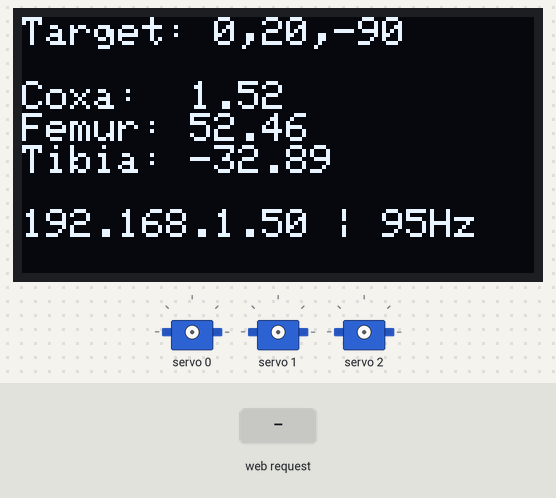
Simulated run of this program. Board: ESP32. Parts: 128×64 one-colour display, 3 × servo. The test bench sets the inputs (shaded band). WiFi joins after 1.5 s; servers stay silent unless stated; what the program prints to the serial monitor is not drawn.

Above: at 2.7 s.
2.8 s: HTTP request GET /set?x=1&y=1&z=1 received
At 5.4 s:
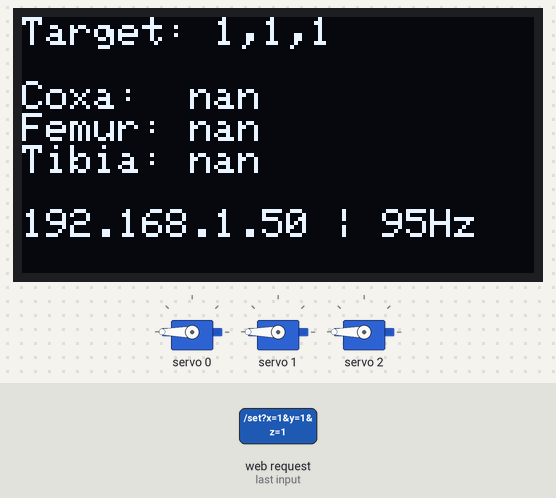
5.8 s: HTTP request GET /set?y=120 received
At 7.4 s:
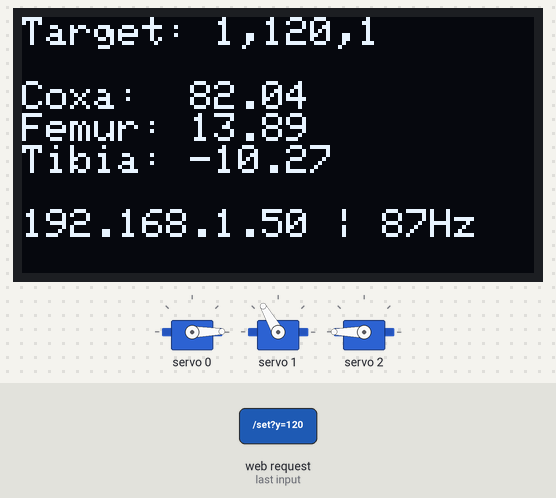
8.2 s: HTTP request GET /set?x=120 received
At 10.2 s:
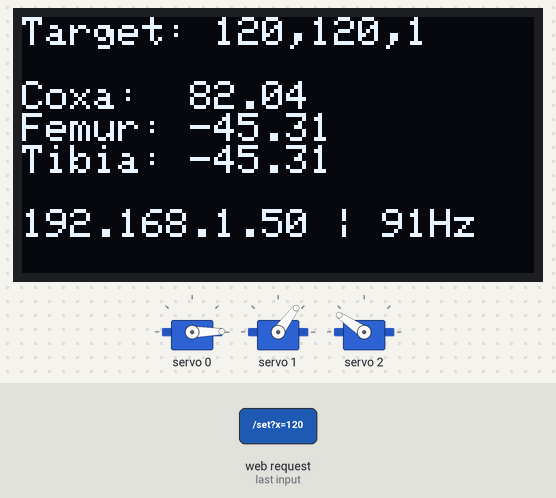
11.2 s: HTTP request GET /set?x=true received
At 11.67 s:
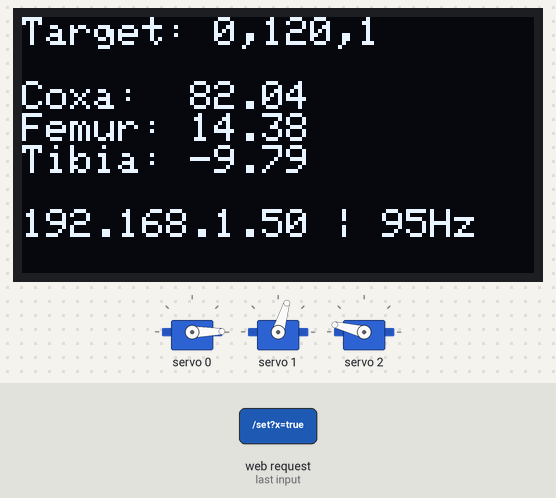
13.3 s: HTTP request GET /set?y=true received
At 15.3 s:
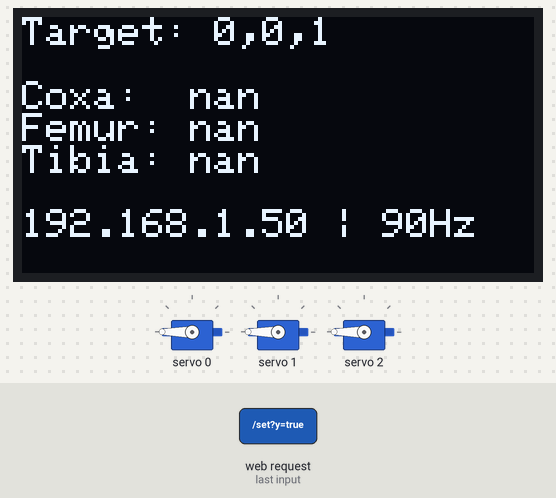
15.6 s: HTTP request GET /set?z=120 received
At 16.26 s:
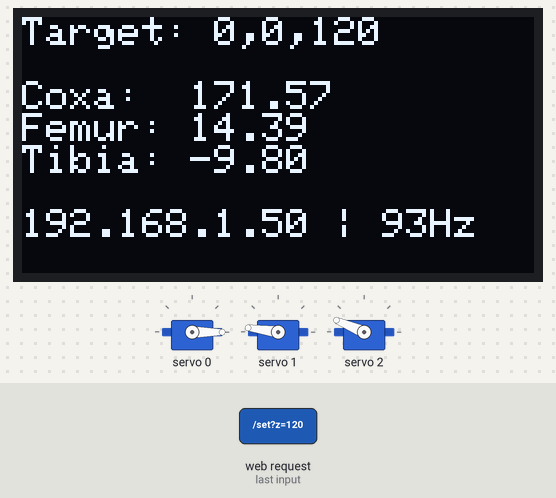
Timing chart, 0 to 18.2 s (numbered marks = the images above; inputs shaded):
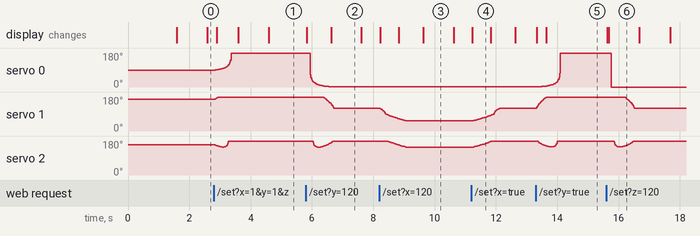

Measured:
- after the input at 2.8 s, servo 0: moves from 90° to 180° over 0.52 s, starting after 0.05 s; servo 1: 167° → 180° after 0.05 s; the display: changes after 0.10 s (image 1)
- after the input at 5.8 s, servo 0: moves from 180° to 1° over 0.68 s, starting after 0.15 s; servo 1: moves from 180° to 120° over 0.33 s, starting after 0.59 s; the display: first changes at once (image 2 shows a later state)
- after the input at 8.2 s, servo 1: moves from 120° to 53° over 0.88 s, starting at once; servo 2: moves from 180° to 146° over 0.64 s, starting after 0.27 s; the display: first changes at once (image 3 shows a later state)
- after the input at 11.2 s, servo 1: moves from 53° to 121° over 0.90 s, starting at once; servo 2: moves from 146° to 180° over 0.65 s, starting at once; the display: changes at once (image 4)
- after the input at 13.3 s, servo 0: moves from 1° to 180° over 0.70 s, starting after 0.10 s; servo 1: moves from 121° to 180° over 0.33 s, starting at once; the display: first changes at once (image 5 shows a later state)
- after the input at 15.6 s, servo 0: 180° → 0° after 0.16 s; servo 1: moves from 180° to 121° over 0.31 s, starting after 0.61 s; the display: first changes at once (image 6 shows a later state)
- what the display in image 2 shows lasts 1.0 s, from 6.6 s to 7.6 s

The program:

main.cpp
```cpp
#pragma region INCLUDES
#include <Adafruit_GFX.h>
#include <Adafruit_PWMServoDriver.h>
#include <Adafruit_SSD1306.h>
#include <Arduino.h>
#include <WebServer.h>
#include <WiFi.h>
#include <Wire.h>
#include <math.h>

#include "index_html.h"
#pragma endregion

#pragma region 1. HARDWARE &NETWORK CONFIGURATION

// WiFi settings
const char *ssid = "corp-wifi";
const char *password = "1nf1ni8m@InF0r";
WebServer server(80);

// PWM Motor Controller setup (default I2C address 0x40)
Adafruit_PWMServoDriver pwm = Adafruit_PWMServoDriver(0x40);
#define SERVO_FREQ \
    50  // Analog servos typically run at 50 updates per second (50 Hz)

// OLED display setup
#define SCREEN_WIDTH 128
#define SCREEN_HEIGHT 64
#define OLED_RESET -1
Adafruit_SSD1306 display(SCREEN_WIDTH, SCREEN_HEIGHT, &Wire, OLED_RESET);

// --- Leg Dimensions ---
// Adjust these measurements (in millimeters) to match your physical robot
// build.
const float L_COXA = 17.6;   // Length of the shoulder joint sideways
const float L_FEMUR = 49.3;  // Length of the upper leg
// const float L_TIBIA = 58.0; // Length of the lower leg
const float L_TIBIA = 72.0;  // Length of the lower leg

#pragma endregion

#pragma region 2. DATA STRUCTURES(Structuring our variables)

// How many motors is the leg actually using?
enum LegDegreesOfFreedom {
    DOF_1,  // Femur only (Swing like a stick)
    DOF_2,  // Femur + Tibia (Forward/Backward and Up/Down, no side-to-side)
    DOF_3   // Coxa + Femur + Tibia (Full 3D movement)
};
LegDegreesOfFreedom currentDOF = DOF_3;  // Default to 3DOF

// How are the physical motors mounted?
enum LinkageType {
    LINKAGE_SERIAL,   // Tibia motor is mounted on the Femur (Knee angle is
                      // local)
    LINKAGE_PARALLEL  // Tibia motor is mounted on the Body (Knee angle is
                      // global/absolute)
};
LinkageType currentLinkage =
    LINKAGE_PARALLEL;  // Default to standard Serial linkage

/*
 * ServoConfig holds the calibration data for a single physical motor.
 * - minUs / maxUs: The pulse lengths (in microseconds) that map to 0 and 180
 * degrees.
 * - offset: Adds or subtracts degrees to align the physical leg with the math.
 * - invert: Flips the motor direction (useful because left and right legs are
 * mirrored).
 */
struct ServoConfig {
    uint8_t pin;
    int minUs;
    int maxUs;
    float offset;
    bool invert;
};

/*
 * LegConfig groups three ServoConfigs into a single "Leg".
 * Every leg has a coxa (shoulder), femur (thigh), and tibia (calf).
 */
struct LegConfig {
    ServoConfig coxa;
    ServoConfig femur;
    ServoConfig tibia;
};

#pragma endregion

#pragma region 3. SERVO CONFIGURATION(Choose your hardware)

// Uncomment exactly ONE of the lines below to choose your servo type!
// #define SERVO_TYPE_MG996R
#define SERVO_TYPE_MG90S

#if defined(SERVO_TYPE_MG90S)
    // Configuration for the smaller MG90S micro servos (Custom Tuned)
    LegConfig legs[1] = {{
        {0, 459, 2520, 90.0, true},   // Coxa on pin 0
        {1, 618, 2718, 86.0, false},  // Femur on pin 1
        {2, 464, 2590, 0.0, true}     // Tibia on pin 2
    }};
#elif defined(SERVO_TYPE_MG996R)
    // Configuration for the big TowerPro MG996R servos (Standard Timing)
    LegConfig legs[1] = {{
        {0, 500, 2500, 90.0, true},   // Coxa on pin 0
        {1, 500, 2500, 80.0, false},  // Femur on pin 1
        {2, 500, 2500, 90.0, false}   // Tibia on pin 2
    }};
#else
    #error "Please uncomment a servo type at the top of the config!"
#endif
int numLegs = sizeof(legs) / sizeof(legs[0]);

#pragma endregion

#pragma region 4. STATE VARIABLES(Tracking what the robot is currently doing)

// Where we WANT the leg to go (Target Position)
float targetX = 0.0;
float targetY = 20.0;
float targetZ = -90.0;
bool targetUpdated = true;  // True if we received a new target

// Where the leg CURRENTLY is (Current Position)
// We use this to slowly move towards the target (Interpolation)
float currentX = 0.0;
float currentY = 20.0;
float currentZ = -90.0;

// Variables for the smooth movement loop
float moveSpeed = 3.0;  // Millimeters to move per step
unsigned long lastUpdateMs = 0;
const int updateIntervalMs = 20;  // 20ms delay = 50 updates per second

// Variables for the automatic walking test (Gait Test)
bool isGaitTest = false;
unsigned long lastGaitMs = 0;
int gaitStep = 0;

// Variables for loop profiling
unsigned long lastHzUpdateMs = 0;
int loopCounter = 0;
float loopHz = 0.0;

// Web Calibration Offsets (Live tuning)
float webOffsetCoxa = 0.0;
float webOffsetFemur = 0.0;
float webOffsetTibia = 0.0;
bool forceServoUpdate =
    false;  // Set to true to force servos to move even if stationary

#pragma endregion

#pragma region 5. KINEMATICS(The Math Engine)

/*
 * calculateIK converts an (x, y, z) 3D coordinate into angles for our three
 * motors. This is called Inverse Kinematics (IK).
 */
void calculateIK(float x, float y, float z, float &coxa_angle,
                 float &femur_angle, float &tibia_angle) {
    // Flip X axis so that Positive X means "Forward"
    x = -x;

    if (currentDOF == DOF_3) {
        // ----------------------------------------------------
        // 3-DOF MATH (Coxa, Femur, Tibia)
        // ----------------------------------------------------

        // 1. Coxa Angle
        float L_yz = sqrt(y * y + z * z);
        float L_p = sqrt(L_yz * L_yz - L_COXA * L_COXA);
        float alpha_coxa = atan2(y, -z);
        float beta_coxa = atan2(L_COXA, L_p);
        coxa_angle = alpha_coxa - beta_coxa;

        // 2. Tibia Angle
        float D_squared = x * x + L_p * L_p;
        float D = sqrt(D_squared);
        float cos_tibia = (D_squared - L_FEMUR * L_FEMUR - L_TIBIA * L_TIBIA) /
                          (2.0 * L_FEMUR * L_TIBIA);
        cos_tibia = constrain(cos_tibia, -1.0, 1.0);
        tibia_angle = -acos(cos_tibia);

        // 3. Femur Angle
        float alpha_femur = atan2(x, L_p);
        float cos_femur = (L_FEMUR * L_FEMUR + D_squared - L_TIBIA * L_TIBIA) /
                          (2.0 * L_FEMUR * D);
        cos_femur = constrain(cos_femur, -1.0, 1.0);
        float beta_femur = acos(cos_femur);
        femur_angle = alpha_femur + beta_femur;

    } else if (currentDOF == DOF_2) {
        // ----------------------------------------------------
        // 2-DOF MATH (Femur, Tibia only - Y is ignored)
        // ----------------------------------------------------

        coxa_angle = 0.0;  // No shoulder rotation

        // D is purely hypotenuse of X and Z.
        float D_squared = x * x + z * z;
        float D = sqrt(D_squared);

        // Tibia Angle
        float cos_tibia = (D_squared - L_FEMUR * L_FEMUR - L_TIBIA * L_TIBIA) /
                          (2.0 * L_FEMUR * L_TIBIA);
        cos_tibia = constrain(cos_tibia, -1.0, 1.0);
        tibia_angle = -acos(cos_tibia);

        // Femur Angle
        float alpha_femur = atan2(x, -z);
        float cos_femur = (L_FEMUR * L_FEMUR + D_squared - L_TIBIA * L_TIBIA) /
                          (2.0 * L_FEMUR * D);
        cos_femur = constrain(cos_femur, -1.0, 1.0);
        float beta_femur = acos(cos_femur);
        femur_angle = alpha_femur + beta_femur;

    } else if (currentDOF == DOF_1) {
        // ----------------------------------------------------
        // 1-DOF MATH (Femur only - Just point at the target)
        // ----------------------------------------------------

        coxa_angle = 0.0;
        tibia_angle = 0.0;

        // Just point the femur at the X, Z coordinate
        femur_angle = atan2(x, -z);
    }

    // 4. Convert math results (Radians) to standard Motor angles (Degrees)
    coxa_angle = coxa_angle * 180.0 / PI;
    femur_angle = femur_angle * 180.0 / PI;
    tibia_angle = tibia_angle * 180.0 / PI;

    // 5. Apply Parallel Linkage adjustment if needed
    // In a parallel linkage, the Tibia motor is mounted to the body,
    // so its angle must be offset by the Femur's tilt to keep the physical leg
    // shape correct!
    if (currentLinkage == LINKAGE_PARALLEL) {
        tibia_angle = tibia_angle + femur_angle;
    }
}

#pragma endregion

#pragma region 6. HARDWARE CONTROL(Talking to the physical motors)

/*
 * setAngle takes a calculated math angle and safely sends it to the physical
 * motor.
 */
void setAngle(ServoConfig servo, float angle, int legIndex) {
    // 1. Apply our manual tuning offset (Hardcoded + Web UI)
    float activeWebOffset = 0.0;
    if (servo.pin == legs[legIndex].coxa.pin)
        activeWebOffset = webOffsetCoxa;
    else if (servo.pin == legs[legIndex].femur.pin)
        activeWebOffset = webOffsetFemur;
    else if (servo.pin == legs[legIndex].tibia.pin)
        activeWebOffset = webOffsetTibia;

    float desiredAngle = angle + servo.offset + activeWebOffset;

    // 2. Handle negative angles gracefully (this acts as a mirror around 0)
    // We do this BEFORE the invert, so the invert logic (180 - angle) doesn't
    // break
    desiredAngle = abs(desiredAngle);

    // 3. Invert direction if this specific motor is mounted backwards
    if (servo.invert) {
        desiredAngle = 180.0f - desiredAngle;
    }

    // 4. Safety checks! strictly limit it between 0 and 180 degrees.
    desiredAngle = fmax(0.0f, fmin(180.0f, desiredAngle));

    // 4. Convert the safe 0-180 degree angle into electronic pulse timings
    // (Microseconds)
    int pulseUs = (int)(desiredAngle * (servo.maxUs - servo.minUs) / 180.0f +
                        servo.minUs);

    // 5. Send the pulse to the PCA9685 controller chip
    pwm.writeMicroseconds(servo.pin, pulseUs);
}

#pragma endregion

#pragma region 7. PERIPHERALS(OLED Screen &Web Interface)

void updateScreen(float c, float f, float t) {
    display.clearDisplay();
    display.setTextSize(1);
    display.setTextColor(SSD1306_WHITE);

    display.setCursor(0, 0);
    display.print("Target: ");
    display.print((int)targetX);
    display.print(",");
    display.print((int)targetY);
    display.print(",");
    display.println((int)targetZ);

    display.setCursor(0, 16);
    display.print("Coxa:  ");
    display.println(c);
    display.print("Femur: ");
    display.println(f);
    display.print("Tibia: ");
    display.println(t);

    display.setCursor(0, 48);
    display.print(WiFi.localIP());
    display.print(" | ");
    display.print((int)loopHz);
    display.print("Hz");
    display.display();
}

void handleRoot() { server.send(200, "text/html", index_html); }

void handleSet() {
    if (server.hasArg("x")) targetX = server.arg("x").toFloat();
    if (server.hasArg("y")) targetY = server.arg("y").toFloat();
    if (server.hasArg("z")) targetZ = server.arg("z").toFloat();
    targetUpdated = true;
    server.send(200, "text/plain", "OK");
}

void handleConfig() {
    if (server.hasArg("dof")) {
        int d = server.arg("dof").toInt();
        if (d == 1)
            currentDOF = DOF_1;
        else if (d == 2)
            currentDOF = DOF_2;
        else
            currentDOF = DOF_3;
    }
    if (server.hasArg("linkage")) {
        int l = server.arg("linkage").toInt();
        if (l == 1)
            currentLinkage = LINKAGE_PARALLEL;
        else
            currentLinkage = LINKAGE_SERIAL;
    }
    targetUpdated = true;
    server.send(200, "text/plain", "OK");
}

void handleGait() {
    if (server.hasArg("enable")) {
        isGaitTest = (server.arg("enable") == "true");
        if (isGaitTest) {
            gaitStep = 0;
            lastGaitMs = 0;  // force immediate step
        }
    }
    server.send(200, "text/plain", "OK");
}

void handleOffset() {
    if (server.hasArg("c")) webOffsetCoxa = server.arg("c").toFloat();
    if (server.hasArg("f")) webOffsetFemur = server.arg("f").toFloat();
    if (server.hasArg("t")) webOffsetTibia = server.arg("t").toFloat();
    forceServoUpdate = true;  // force an update to apply offsets immediately
    server.send(200, "text/plain", "OK");
}

#pragma endregion

#pragma region 8. BEHAVIOR LOGIC(Walking &Movement)

/*
 * updateGaitTest cycles through 3 coordinates to make the leg "walk" in the
 * air. Now upgraded to be "smart" - it waits for the physical leg to arrive
 * before stepping!
 */
void updateGaitTest() {
    if (isGaitTest) {
        // 1. Check how far the physical leg is from the current target
        float dx = targetX - currentX;
        float dy = targetY - currentY;
        float dz = targetZ - currentZ;
        float dist = sqrt(dx * dx + dy * dy + dz * dz);

        // 2. Only proceed to the next step if we have physically arrived!
        // (within 1 millimeter)
        if (dist < 1.0) {
            // 3. Tiny pause at the end of each step (e.g., 50ms) before
            // snapping to the next one
            if (millis() - lastGaitMs > 50) {
                lastGaitMs = millis();

                // Pick the next position in our 3-step sequence
                if (gaitStep == 0) {
                    targetX = 20;
                    targetY = 20;
                    targetZ = -90;  // Step backward
                    gaitStep = 1;
                } else if (gaitStep == 1) {
                    targetX = -20;
                    targetY = 20;
                    targetZ = -90;  // Step forward
                    gaitStep = 2;
                } else {
                    targetX = 0;
                    targetY = 20;
                    targetZ = -70;  // Lift Leg
                    gaitStep = 0;
                }
                targetUpdated = true;
            }
        } else {
            // If the leg is still moving, constantly reset the pause timer.
            lastGaitMs = millis();
        }
    }
}

/*
 * updateInterpolation slowly moves 'currentX/Y/Z' closer to 'targetX/Y/Z'
 * every 20 milliseconds to prevent the servos from jerking violently.
 */
void updateInterpolation() {
    unsigned long currentMs = millis();

    if (currentMs - lastUpdateMs >= updateIntervalMs) {
        lastUpdateMs = currentMs;

        // Calculate distance to the target
        float dx = targetX - currentX;
        float dy = targetY - currentY;
        float dz = targetZ - currentZ;
        float dist = sqrt(dx * dx + dy * dy + dz * dz);

        // If we haven't reached the target yet, OR we forced an update...
        if (dist > 0.01 || forceServoUpdate) {
            // Step slightly closer to the target (only if we need to move)
            if (dist > 0.01) {
                if (dist > moveSpeed) {
                    currentX += (dx / dist) * moveSpeed;
                    currentY += (dy / dist) * moveSpeed;
                    currentZ += (dz / dist) * moveSpeed;
                } else {
                    // We arrived! Snap to exact target.
                    currentX = targetX;
                    currentY = targetY;
                    currentZ = targetZ;
                }
            }

            // Convert our new intermediate position into motor angles
            float coxaAngle, femurAngle, tibiaAngle;
            calculateIK(currentX, currentY, currentZ, coxaAngle, femurAngle,
                        tibiaAngle);

            // Write to the physical hardware
            for (int i = 0; i < numLegs; i++) {
                setAngle(legs[i].coxa, coxaAngle, i);
                setAngle(legs[i].femur, femurAngle, i);
                setAngle(legs[i].tibia, tibiaAngle, i);
            }

            forceServoUpdate = false;  // We successfully updated the hardware
        }
    }
}

#pragma endregion

#pragma region 9. MAIN ARDUINO HOOKS(Setup &Loop)

void setup() {
    Serial.begin(115200);
    Wire.begin(21, 22);  // I2C for OLED screen

    // 1. Start OLED
    if (!display.begin(SSD1306_SWITCHCAPVCC, 0x3C)) {
        Serial.println(F("SSD1306 allocation failed"));
    }
    display.clearDisplay();
    display.setTextColor(SSD1306_WHITE);
    display.setCursor(0, 0);
    display.println("Connecting to WiFi...");
    display.display();

    // 2. Start WiFi
    WiFi.begin(ssid, password);
    while (WiFi.status() != WL_CONNECTED) {
        delay(500);
        Serial.print(".");
    }
    Serial.println("\nWiFi connected. IP:");
    Serial.println(WiFi.localIP());

    // 3. Start Web Server
    server.on("/", handleRoot);
    server.on("/set", handleSet);
    server.on("/config", handleConfig);
    server.on("/gait", handleGait);
    server.on("/offset", handleOffset);
    server.begin();

    // 4. Start Motors
    pwm.begin();
    pwm.setOscillatorFrequency(27000000);
    pwm.setPWMFreq(SERVO_FREQ);
}

/*
 * The main loop runs constantly.
 * We've split the responsibilities into separate functions above so this stays
 * clean!
 */
void loop() {
    loopCounter++;
    unsigned long currentMs = millis();
    if (currentMs - lastHzUpdateMs >= 1000) {
        loopHz = loopCounter / ((currentMs - lastHzUpdateMs) / 1000.0);
        loopCounter = 0;
        lastHzUpdateMs = currentMs;
        targetUpdated = true;  // force redraw every second to show Hz
    }

    // Check for incoming web requests
    server.handleClient();

    // Run our walking logic
    updateGaitTest();

    // Update the OLED screen if the user gave us a new target
    if (targetUpdated) {
        float tCoxa, tFemur, tTibia;
        calculateIK(targetX, targetY, targetZ, tCoxa, tFemur, tTibia);
        updateScreen(tCoxa, tFemur, tTibia);
        targetUpdated = false;
    }

    // Slowly move the physical motors toward the target
    updateInterpolation();

    delay(10);
}

#pragma endregion
```

Source omitted: index_html.h (15006 bytes)
